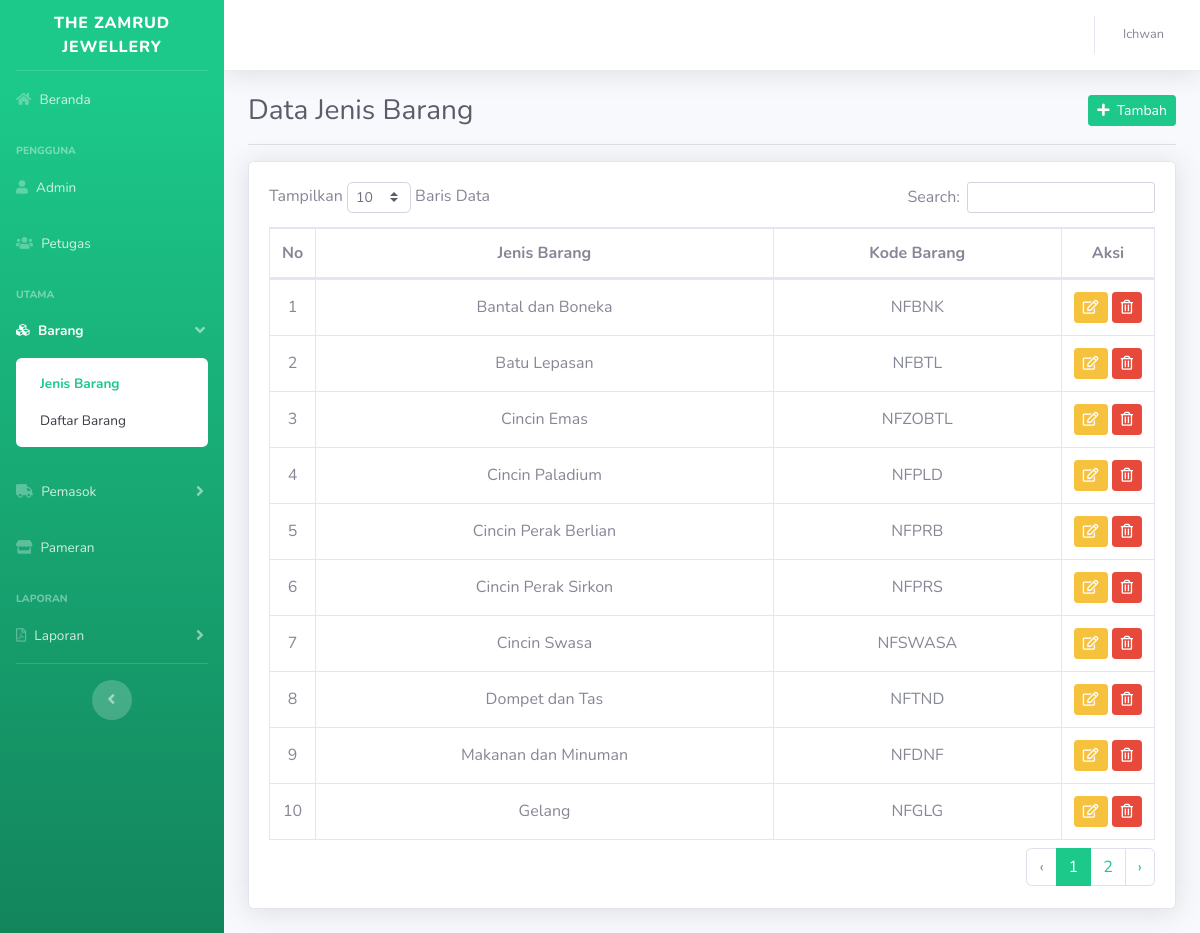
/index.php?h=jenis_barang (signed in), run on the app's committed database.
### tables this page shows
CREATE TABLE `jenis_barang` (
    id INT NOT NULL AUTO_INCREMENT,
    nama VARCHAR(255) NOT NULL,
    kode VARCHAR(255) NOT NULL,
    PRIMARY KEY (id)
);

### halaman/tampil/jenis_barang.php (the view, shortened to what this page needs)
<div class="container-fluid">
    <div class="d-flex justify-content-between align-items-center">
        <h1 class="h3 mb-0 text-gray-800">Data Jenis Barang</h1>
        <a href="?h=tambah_jenis_barang" class="btn btn-primary btn-sm"><i class="fas fa-plus"></i>&nbsp;&nbsp;Tambah</a>
    </div>
    <hr>
    <div class="row">
        <div class="col-12">
            <div class="card shadow mb-4">
                <div class="card-body">
                    <div class="table-responsive">
                        <table class="table table-bordered" id="dataTable" width="100%" cellspacing="0">
                            <thead>
                                <tr>
                                    <th class="td-fit text-center">No</th>
                                    <th class="text-center">Jenis Barang</th>
                                    <th class="text-center">Kode Barang</th>
                                    <th class="td-fit text-center">Aksi</th>
                                </tr>
                            </thead>
                            <?php
                            $result = $mysqli->query("SELECT * FROM jenis_barang");
                            $no = 1;
                            ?>
                            <tbody>
                                <?php while ($row = $result->fetch_assoc()) : ?>
                                    <tr>
                                        <td class="td-fit align-middle text-center"><?= $no++; ?></td>
                                        <td class="align-middle text-center"><?= $row['nama']; ?></td>
                                        <td class="align-middle text-center"><?= $row['kode']; ?></td>
                                        <td class="text-center td-fit">
                                            <a href="?h=edit_jenis_barang&id=<?= $row['id']; ?>" class="btn btn-sm btn-warning"><i class="far fa-edit"></i></a>
                                            <a href="?h=hapus_jenis_barang&id=<?= $row['id']; ?>" class="btn btn-sm btn-danger" onclick="return confirm('Yakin ingin menghapus data ini?')"><i class="far fa-trash-alt"></i></a>
                                        </td>
                                    </tr>
                                <?php endwhile; ?>
                            </tbody>
                        </table>
                    </div>
                </div>
            </div>
        </div>
    </div>
</div>

### index.php (shortened to what this page needs)
<?php require_once('db/koneksi.php'); ?>
<!DOCTYPE html>
<html lang="en">
<head>
    <link href="vendor/fontawesome-free/css/all.min.css" rel="stylesheet" type="text/css">
    <link href="assets/css/sb-admin-2.css" rel="stylesheet">
    <link href="vendor/datatables/dataTables.bootstrap4.min.css" rel="stylesheet">
</head>
<body id="page-top">
    <div id="wrapper">
        <?php include_once('templates/sidebar.php'); ?>
        <div id="content-wrapper" class="d-flex flex-column">
            <div id="content">
                <?php include_once('templates/navbar.php'); ?>
                <?php
                if (isset($_SESSION['user'])) {
                    if (isset($_GET['h'])) {
                        switch ($_GET['h']) {
                            case "jenis_barang":
                                include_once "halaman/tampil/jenis_barang.php";
                                break;
                        }
                    } else include_once "beranda.php";
                } else
                    echo "<script>location.href = 'halaman/auth/login.php'</script>";
                ?>
            </div>
        </div>
    </div>
</body>
</html>

### templates/sidebar.php (shortened to what this page needs)
<ul class="navbar-nav bg-gradient-primary sidebar sidebar-dark accordion" id="accordionSidebar">
    <a class="sidebar-brand d-flex align-items-center justify-content-center" href="?">
        <div class="sidebar-brand-text mx-3">THE ZAMRUD JEWELLERY</div>
    </a>
    <hr class="sidebar-divider my-0">
    <li class="nav-item <?= isset($_GET['h']) ? (($_GET['h'] == "") ? "active" : "")  : "active" ?>">
        <a class="nav-link" href="?">
            <i class="fas fa-home"></i>
            <span>Beranda</span></a>
    </li>
    <div class="sidebar-heading mt-3">
        Pengguna
    </div>
    <li class="nav-item <?php
                        if (isset($_GET['h'])) {
                            if ($_GET['h'] == "admin") echo "active";
                            else if ($_GET['h'] == "tambah_admin") echo "active";
                            else if ($_GET['h'] == "edit_admin") echo "active";
                        }
                        ?>">
        <a class="nav-link" href="?h=admin">
            <i class="fas fa-user"></i>
            <span>Admin</span></a>
    </li>
    <li class="nav-item <?php
                        if (isset($_GET['h'])) {
                            if ($_GET['h'] == "petugas") echo "active";
                            else if ($_GET['h'] == "tambah_petugas") echo "active";
                            else if ($_GET['h'] == "edit_petugas") echo "active";
                        }
                        ?>">
        <a class="nav-link" href="?h=petugas">
            <i class="fas fa-users"></i>
            <span>Petugas</span></a>
    </li>
    <div class="sidebar-heading mt-3">
        Utama
    </div>
    <li class="nav-item <?= in_array(($_GET['h'] ?? ''), ['jenis_barang', 'barang', 'barang_per_jenis_barang', 'tambah_jenis_barang', 'tambah_barang', 'edit_jenis_barang', 'edit_barang']) ? 'active' : '' ?>">
        <a class="nav-link <?= in_array(($_GET['h'] ?? ''), ['jenis_barang', 'barang', 'barang_per_jenis_barang', 'tambah_jenis_barang', 'tambah_barang', 'edit_jenis_barang', 'edit_barang']) ? '' : 'collapsed' ?>" href="#" data-toggle="collapse" data-target="#barang" aria-expanded="true" aria-controls="barang">
            <i class="fas fa-cubes"></i>
            <span>Barang</span>
        </a>
        <div id="barang" class="collapse <?= in_array(($_GET['h'] ?? ''), ['jenis_barang', 'barang', 'barang_per_jenis_barang', 'tambah_jenis_barang', 'tambah_barang', 'edit_jenis_barang', 'edit_barang']) ? 'show' : '' ?>" aria-labelledby="headingPages" data-parent="#accordionSidebar">
            <div class="bg-white py-2 collapse-inner rounded">
                <a class="collapse-item <?= in_array(($_GET['h'] ?? ''), ['jenis_barang', 'tambah_jenis_barang', 'edit_jenis_barang']) ? 'active' : '' ?>" href="?h=jenis_barang">Jenis Barang</a>
                <a class="collapse-item <?= in_array(($_GET['h'] ?? ''), ['barang', 'barang_per_jenis_barang', 'tambah_barang', 'edit_barang']) ? 'active' : '' ?>" href="?h=barang">Daftar Barang</a>
            </div>
        </div>
    </li>
    <li class="nav-item <?= in_array(($_GET['h'] ?? ''), ['pemasok', 'penyuplaian', 'detail_penyuplaian', 'detail_return_barang', 'return_barang', 'tambah_pemasok', 'tambah_penyuplaian', 'tambah_return_barang', 'edit_pemasok', 'edit_penyuplaian', 'edit_return_barang']) ? 'active' : '' ?>">
        <a class="nav-link <?= in_array(($_GET['h'] ?? ''), ['pemasok', 'penyuplaian', 'detail_penyuplaian', 'detail_return_barang', 'return_barang', 'tambah_pemasok', 'tambah_penyuplaian', 'tambah_return_barang', 'edit_pemasok', 'edit_penyuplaian', 'edit_return_barang']) ? '' : 'collapsed' ?>" href="#" data-toggle="collapse" data-target="#pemasok" aria-expanded="true" aria-controls="pemasok">
            <i class="fas fa-truck"></i>
            <span>Pemasok</span>
        </a>
    </li>
    <li class="nav-item <?= in_array(($_GET['h'] ?? ''), ['pameran', 'detail_pameran', 'tambah_pameran', 'edit_pameran']) ? 'active' : '' ?>">
        <a class="nav-link" href="?h=pameran">
            <i class="fas fa-store"></i>
            <span>Pameran</span></a>
    </li>
    <div class="sidebar-heading mt-3">
        Laporan
    </div>
    <li class="nav-item <?= in_array(($_GET['h'] ?? ''), ['laporan_barang', 'laporan_penyuplaian', 'laporan_return_barang', 'laporan_pameran', 'laporan_penjualan_pameran']) ? 'active' : '' ?>">
        <a class="nav-link <?= in_array(($_GET['h'] ?? ''), ['laporan_barang', 'laporan_penyuplaian', 'laporan_return_barang', 'laporan_pameran', 'laporan_penjualan_pameran']) ? '' : 'collapsed' ?>" href="#" data-toggle="collapse" data-target="#laporan" aria-expanded="true" aria-controls="laporan">
            <i class="far fa-file-pdf"></i>
            <span>Laporan</span>
        </a>
    </li>
    <hr class="sidebar-divider d-none d-md-block">
    <div class="text-center d-none d-md-inline">
        <button class="rounded-circle border-0" id="sidebarToggle"></button>
    </div>
</ul>

### templates/navbar.php (shortened to what this page needs)
<nav class="navbar navbar-expand navbar-light bg-white topbar mb-4 static-top shadow">
    <ul class="navbar-nav ml-auto">
        <li class="nav-item dropdown no-arrow">
            <a class="nav-link dropdown-toggle" href="#" id="userDropdown" role="button" data-toggle="dropdown" aria-haspopup="true" aria-expanded="false">
                <span class="mr-2 d-none d-lg-inline text-gray-600 small"><?= $_SESSION['user']['status'] == 'ADMIN' ? $_SESSION['user']['username'] : $_SESSION['user']['nama']; ?></span>
            </a>
        </li>
    </ul>
</nav>

### index.php (style rules this page uses)
.td-fit { width: 1%; white-space: nowrap; }

### data on the page
jenis_barang: nama "Bantal dan Boneka", kode "NFBNK"
jenis_barang: nama "Batu Lepasan", kode "NFBTL"
jenis_barang: nama "Cincin Emas", kode "NFZOBTL"
jenis_barang: nama "Cincin Paladium", kode "NFPLD"
jenis_barang: nama "Cincin Perak Berlian", kode "NFPRB"
jenis_barang: nama "Cincin Perak Sirkon", kode "NFPRS"
jenis_barang: nama "Cincin Swasa", kode "NFSWASA"
jenis_barang: nama "Dompet dan Tas", kode "NFTND"
jenis_barang: nama "Makanan dan Minuman", kode "NFDNF"
jenis_barang: nama "Gelang", kode "NFGLG"

### other printed values
$_SESSION['user']['nama'] "Ichwan"
